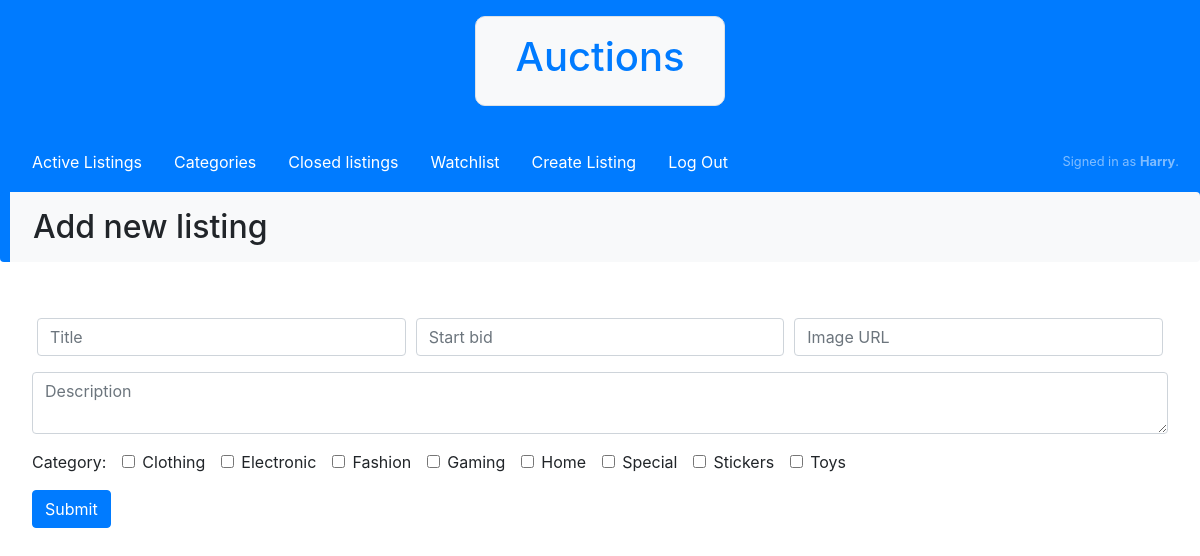
Page /create/ (signed in) on the committed database.
### auctions/models.py (models this page shows)
class User(AbstractUser):
    watchlist = models.ManyToManyField('Listing', null=True, blank=True)

class Category(models.Model):
    title = models.CharField(max_length=200, help_text='Enter the title of the category')
    description = models.TextField(max_length=1000, help_text='Enter a brief description of the listing', null=True, blank=True)
    class Meta:
        ordering = ['title']
    def __str__(self):
        return f'{self.title}'

### auctions/views.py (the view)
# urls.py: path("create/", views.create, name="create"),
@login_required
def create(request):
    if request.method == 'POST':
        owner = request.user
        title = request.POST['title']
        description = request.POST["description"]
        start_bid = float(request.POST["start_bid"])
        image = request.POST["image"]
        l = Listing(
                title = title,
                description = description,
                start_bid = start_bid,
                image = image,
                owner = owner
            )
        try:
            l.save()
            if "category" in request.POST:
                category = Category.objects.filter(pk__in=request.POST.getlist("category"))
                l.category.set(category)
        except:
            return render(request, 'auctions/create.html', {
                'title': title,
                'description': description,
                'start_bid': start_bid,
                'image': image,
                'category': category,
                'message': "Can't save.",
            })
        else:
            return HttpResponseRedirect(reverse("index"))
    else:
        return render(request, 'auctions/create.html',{
            'category_list':Category.objects.all(),
        })

### auctions/templates/auctions/create.html (shortened to what this page needs)
{% extends "auctions/layout.html" %}
{% block body %}
    <div class="row m-0 mb-4 p-2 pt-3 border-left rounded border-primary bg-light">
        <h2 class="col"> Add new listing </h2>
    </div>
    <div class="form-div p-3">
        <form action="{% url 'create' %}" method="post">
            {% include "auctions/listing-form.html" %}
        </form>
    </div>
{% endblock %}

### auctions/templates/auctions/layout.html (shortened to what this page needs)
{% load static %}
<!DOCTYPE html>
<html lang="en">
    <head>
        <link rel="stylesheet" href="https://stackpath.bootstrapcdn.com/bootstrap/4.4.1/css/bootstrap.min.css">
        <link rel="stylesheet" href="{% static 'auctions/styles.css' %}">
    </head>
    <body>
        <div class="border-primary bg-primary">
            <div class="row m-0 no-wrap">
                <span class="col m-3"></span>
                <div class="m-3 pr-4 pl-4 border rounded bg-light">
                    <h1 class="text-primary text-center p-3">Auctions</h1>
                </div>
                <span class="col m-3"></span>
            </div>
            <nav class="navbar sticky-top navbar-dark bg-transparent">
                <ul class="navbar-nav">
                    <li class="nav-item">
                        <a class="nav-link" href="{% url 'index' %}">Active Listings</a>
                    </li>
                    <li class="nav-item">
                        <a class="nav-link" href="{% url 'categories' %}">Categories</a>
                    </li>
                    <li class="nav-item">
                        <a class="nav-link" href="{% url 'closed' %}">Closed listings</a>
                    </li>
                    {% if user.is_authenticated %}
                        <li class="nav-item">
                            <a class="nav-link" href="{% url 'watchlist' %}">Watchlist</a>
                        </li>
                        <li class="nav-item">
                            <a class="nav-link" href="{% url 'create' %}">Create Listing</a>
                        </li>
                        <li class="nav-item">
                            <a class="nav-link" href="{% url 'logout' %}">Log Out</a>
                        </li>
                    {% endif %}
                </ul>
                <span class="row navbar-text d-flex">
                    {% if user.is_authenticated %}
                        <p class="col nav-link text-center m-1 small"> Signed in as <strong>{{ user.username }}</strong>. </p>
                    {% else %}
                        Not signed in.
                    {% endif %}
                </span>
            </nav>
        </div>
        {% block body %}
        {% endblock %}
    </body>
</html>

### auctions/templates/auctions/listing-form.html (shortened to what this page needs)
<div class="form-row align-items-center">
    <div class="col-sm-4">
        <input class="form-control" type="text" name="title" value="{{ title }}" placeholder="Title">
    </div>
    <div class="col-sm-4">
        <input class="form-control" type="number" step='0.01' name="start_bid" value="{{ start_bid }}" placeholder="Start bid">
    </div>
    <div class="col-sm-4">
        <input class="form-control" type="url" name="image" value="{{ image }}" placeholder="Image URL">
    </div>
</div>
<div class="form-row align-items-center">
    <textarea class="form-control" name="description" placeholder="Description">{{ description }}</textarea>
</div>
<div class="form-row align-items-center">
    <label class="form-check-label" for="category">Category: </label>
    {% for item in category_list %}
    <div class="form-check">
        <input class="form-check-input" type="checkbox" name="category" value="{{ item.id }}"
        >
        <label class="form-check-label" for={{ item.id }}>{{ item }}</label>
    </div>
    {% endfor %}
</div>
<div class="form-row align-items-center">
    <input class="btn btn-primary" type="submit">
</div>

### auctions/static/auctions/styles.css (style rules this page uses)
html, body { font-family: Ubuntu, -apple-system, BlinkMacSystemFont, 'Segoe UI', Roboto, Oxygen, Cantarell, 'Open Sans', 'Helvetica Neue', sans-serif; }
.border { border-radius: 10px !important; }
.border-left { border-left-width: 10px !important; margin-top: -10px !important; z-index: -100 !important; }
a { height: 100%; width: 100%; }
.form-row { margin: 1rem; }
.form-check-label { margin-right: 1rem; }
nav { min-height: 5rem; }
.navbar-nav { flex-direction: row; flex-wrap: wrap; }
.nav-item { margin: 0 1rem; }
.navbar-dark .navbar-nav .nav-link { color: rgb(255, 255, 255); }

### rows in the picture
User: username "Harry"
Category: title "Clothing"
Category: title "Electronic"
Category: title "Fashion"
Category: title "Gaming"
Category: title "Home"
Category: title "Special"
Category: title "Stickers"
Category: title "Toys"
